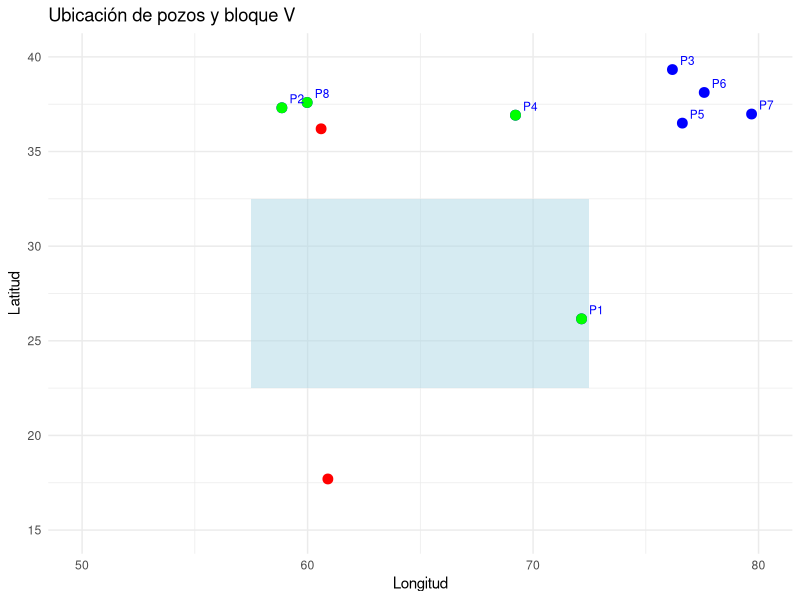

Write the R code that produced this figure.
# Instalar y cargar librerías necesarias
if (!requireNamespace("ggplot2", quietly = TRUE)) {
  install.packages("ggplot2")
}
library(ggplot2)

# Definir los puntos y el bloque V
Bloque_V <- data.frame(
  x = c(57.5, 57.5, 72.5, 72.5, 57.5),
  y = c(22.5, 32.5, 32.5, 22.5, 22.5)
)

Pozos_datos <- data.frame(
  x = c(60.6, 60.9),
  y = c(36.2, 17.7)
)

#Pozos_adicionales <- data.frame(
#  x = c(60.4, 60.9, 56.3, 76.4, 63.9, 77.4, 73.9, 69.4),
#  y = c(37.2, 36.1, 34.6, 23.3, 21.5, 25.3, 34.8, 35.6)
#)
#simulacion 1
#Pozos_adicionales <- data.frame(
#  x = c(55.08, 69.75, 56.65, 63.12, 68.29, 65.21, 62.23, 72.79),
#  y = c(39.21, 21.85, 39.53, 39.02, 26.52, 32.47, 32.71, 24.92)
#)
#simulacion 2
#Pozos_adicionales <- data.frame(
#  x = c(77.06, 69.91, 60.10, 55.55, 71.95, 70.47, 68.73, 57.51),
#  y = c(21.71, 39.21, 38.31, 28.39, 33.19, 36.19, 26.17, 22.75)
#)
#simulacion 3
#Pozos_adicionales <- data.frame(
#  x = c(71.42, 74.09, 71.56, 73.24, 74.34, 60.96, 69.91, 77.12),
#  y = c(21.18, 38.85, 36.20, 23.62, 35.97, 20.52, 33.91, 31.62)
#)
#simulacion 4
#Pozos_adicionales <- data.frame(
#  x = c(63.47, 59.77, 58.04, 66.99, 79.51, 66.82, 56.56, 64.87),
#  y = c(24.88, 33.92, 28.12, 28.13, 30.62, 20.86, 38.47, 27.04)
#)
#simulacion 5
#Pozos_adicionales <- data.frame(
#  x = c(74.51, 64.48, 79.01, 65.98, 65.32, 77.61, 65.70, 71.08),
#  y = c(25.56, 29.41, 36.19, 25.18, 36.19, 21.74, 24.73, 22.09)
#)
#simulacion 6
#Pozos_adicionales <- data.frame(
#  x = c(65.73, 60.64, 76.16, 76.93, 56.20, 59.52, 59.77, 62.47),
#  y = c(28.42, 27.25, 37.40, 34.41, 29.53, 34.31, 27.73, 33.17)
#)
#simulacion 7
#Pozos_adicionales <- data.frame(
#  x = c(77.30, 65.73, 74.79, 66.98, 56.63, 74.74, 73.51, 62.63),
#  y = c(33.95, 20.26, 33.56, 22.01, 39.79, 33.28, 29.41, 32.18)
#)
#simulacion 8
#Pozos_adicionales <- data.frame(
#  x = c(74.96, 77.90, 65.12, 76.64, 70.06, 55.93, 59.39, 67.86),
#  y = c(30.00, 20.92, 22.04, 35.12, 26.36, 29.02, 32.81, 26.02)
#)
#simulacion 9
#Pozos_adicionales <- data.frame(
#  x = c(66.04, 77.38, 57.00, 59.38, 77.65, 63.36, 62.32, 72.07),
#  y = c(26.49, 30.92, 25.50, 31.76, 23.70, 30.96, 22.10, 24.52)
#)
#simulacion 10
Pozos_adicionales <- data.frame(
  x = c(72.15, 58.86, 76.18, 69.22, 76.62, 77.59, 79.69, 59.98),
  y = c(26.16, 37.31, 39.33, 36.92, 36.50, 38.12, 36.98, 37.59)
)

# Función para calcular la distancia euclidiana entre dos puntos
distancia_euclidiana <- function(p1, p2) {
  sqrt((p1[1] - p2[1])^2 + (p1[2] - p2[2])^2)
}

# Función para calcular la varianza de estimación (suma de las distancias euclidianas al cuadrado)
cal_variancia <- function(Pozos_datos, Puntos_seleccionados) {
  total_cuadrado_dist <- sum(apply(Puntos_seleccionados, 1, function(point) {
    sum(apply(Pozos_datos, 1, function(Pozos_datos) distancia_euclidiana(point, Pozos_datos)^2))
  }))
  return(total_cuadrado_dist)
}

# Método de enumeración total
total_enumeration <- function(Pozos_datos, Pozos_adicionales, n, k) {
  # Calcular todas las posibles combinaciones
  combinations <- combn(nrow(Pozos_adicionales), k)
  mejor_variancia <- Inf
  mejores_puntos <- NULL
  
  # Iterar sobre todas las combinaciones
  for (i in 1:ncol(combinations)) {
    Puntos_seleccionados <- Pozos_adicionales[combinations[, i], ]
    # Calcular la varianza para esta combinación
    variancia <- cal_variancia(Pozos_datos, Puntos_seleccionados)
    # Actualizar si es mejor que la mejor encontrada hasta ahora
    if (variancia < mejor_variancia) {
      mejor_variancia <- variancia
      mejores_puntos <- Puntos_seleccionados
    }
  }
  
  return(list(points = mejores_puntos, variancia = mejor_variancia))
}

# definir los puntos deseados
n <- nrow(Pozos_adicionales)  # Número total de puntos adicionales
k <- 4  # Número de puntos a seleccionar
result_total_enumeration <- total_enumeration(Pozos_datos, Pozos_adicionales, n, k)
mejores_puntos_total_enumeration <- result_total_enumeration$points
mejor_variancia_total_enumeration <- result_total_enumeration$variancia

# Crear el gráfico
ggplot() +
  geom_polygon(data = Bloque_V, aes(x = x, y = y), fill = "lightblue", alpha = 0.5) +
  geom_point(data = Pozos_datos, aes(x = x, y = y), color = "red", size = 3) +
  geom_point(data = Pozos_adicionales, aes(x = x, y = y), color = "blue", size = 3) +
  geom_point(data = mejores_puntos_total_enumeration, aes(x = x, y = y), color = "green", size = 3) +
  #geom_text(data = Pozos_datos, aes(x = x, y = y, label = "P1"), vjust = -0.5, hjust = -0.5, size = 3, color = "red") +
  geom_text(data = Pozos_adicionales, aes(x = x, y = y, label = paste0("P", seq_along(Pozos_adicionales$x))), vjust = -0.5, hjust = -0.5, size = 3, color = "blue") +
  #geom_text(data = mejores_puntos_total_enumeration, aes(x = x, y = y, label = paste0("P", seq_along(mejores_puntos_total_enumeration$x))), vjust = -0.5, hjust = -0.5, size = 3, color = "green") +
  xlim(50, 80) + ylim(15, 40) +
  labs(title = "Ubicación de pozos y bloque V",
       x = "Longitud",
       y = "Latitud") +
  theme_minimal()

# Método de enumeración total
total_enumeration <- function(Pozos_datos, Pozos_adicionales, k, top_n = 3) {
  # Combinar las coordenadas con los nombres de los pozos adicionales
  Pozos_adicionales_con_nombres <- cbind(seq_len(nrow(Pozos_adicionales)), Pozos_adicionales)
  
  # Calcular todas las posibles combinaciones
  combinations <- combn(nrow(Pozos_adicionales_con_nombres), k)
  mejores_combinaciones <- data.frame(matrix(ncol = k + 1, nrow = top_n))
  colnames(mejores_combinaciones) <- c("Combinacion", "Varianza")
  mejores_combinaciones$Varianza <- Inf
  
  # Iterar sobre todas las combinaciones
  for (i in 1:ncol(combinations)) {
    Puntos_seleccionados <- Pozos_adicionales_con_nombres[combinations[, i], ]
    # Calcular la varianza para esta combinación
    varianza <- cal_variancia(Pozos_datos, Puntos_seleccionados[, -1])
    # Buscar si esta combinación es una de las mejores
    if (varianza < max(mejores_combinaciones$Varianza)) {
      idx <- which.max(mejores_combinaciones$Varianza)
      mejores_combinaciones[idx, "Combinacion"] <- paste("P", Puntos_seleccionados[, 1], sep = "", collapse = ", ")
      mejores_combinaciones[idx, "Varianza"] <- varianza
    }
  }
  
  # Ordenar las combinaciones por varianza
  mejores_combinaciones <- mejores_combinaciones[order(mejores_combinaciones$Varianza),]
  
  # Retornar las mejores combinaciones
  return(mejores_combinaciones)
}

result_total_enumeration <- total_enumeration(Pozos_datos, Pozos_adicionales, k, top_n = 3)
result_total_enumeration<-data.frame(result_total_enumeration)
resultado_final<-colnames(c("Combinacion","varianza"))
resultado_final$combinacion<-result_total_enumeration$Combinacion
resultado_final$varianza<- result_total_enumeration$Varianza/50000
resultado_final<-data.frame(resultado_final)
resultado_final
